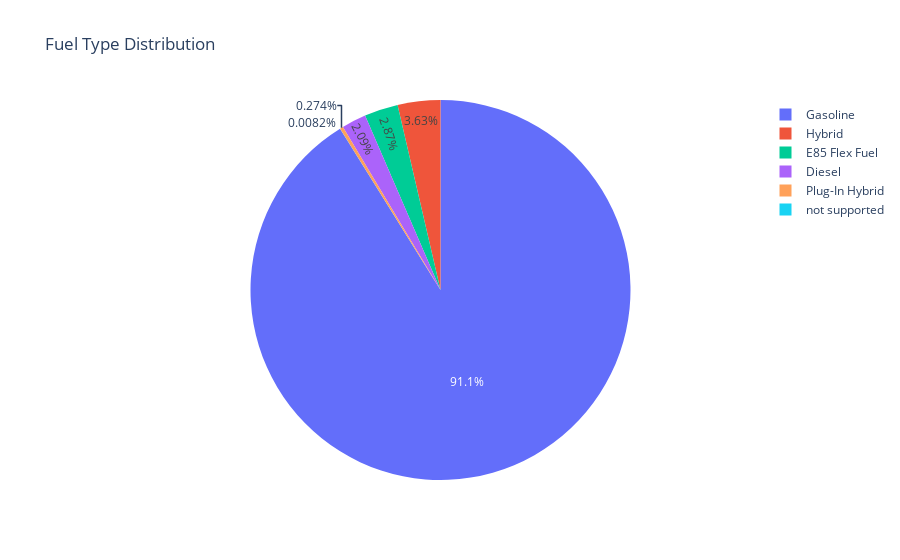

Notebook code cell kept with this figure:
### Code cell
fuel_type_counts = train_df['fuel_type'].value_counts()
fig2 = px.pie(values=fuel_type_counts.values, names=fuel_type_counts.index, 
              title='Fuel Type Distribution', labels={'fuel_type': 'Fuel Type'})
fig2.show()

### Figure 1 — Plotly figure (JSON) as saved in the notebook; plotly's stock layout.template omitted (floating-point values rounded to 4 significant figures)
{"data": [{"domain": {"x": [0, 1], "y": [0, 1]}, "hovertemplate": "label=%{label}<br>value=%{value}<extra></extra>", "labels": ["Gasoline", "Hybrid", "E85 Flex Fuel", "Diesel", "Plug-In Hybrid", "not supported"], "legendgroup": "", "name": "", "showlegend": true, "type": "pie", "values": [166666, 6641, 5243, 3819, 502, 15]}], "layout": {"autosize": true, "legend": {"tracegroupgap": 0}, "title": {"text": "Fuel Type Distribution"}}}
